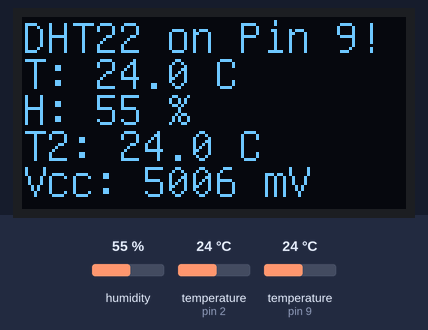
A sketch run on a simulated Arduino Uno, built with avr-gcc and run on an emulated ATmega328P. Parts: 128×64 one-colour display. The inputs (shaded band) are chosen by the test bench; at power-on: humidity 55 %, temperature (sensors on pin 2, pin 9) 24 °C.

Above: at 3.9 s.
4.0 s: humidity set to 22 %
At 7.9 s:
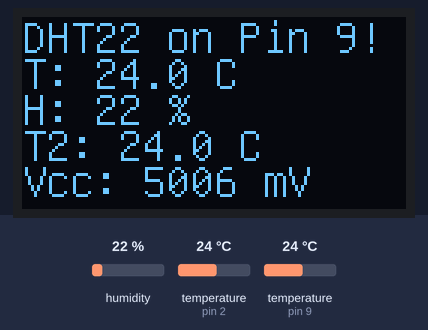
8.5 s: temperature (sensor on pin 2) set to 12 °C
At 10.3 s:
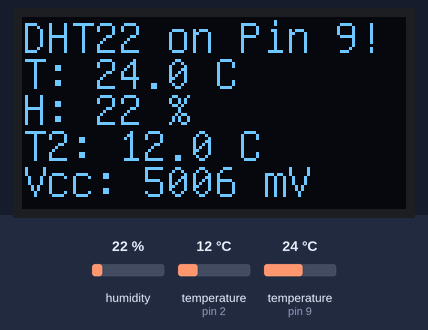
13.0 s: temperature (sensor on pin 9) set to 12 °C
At 17.5 s:
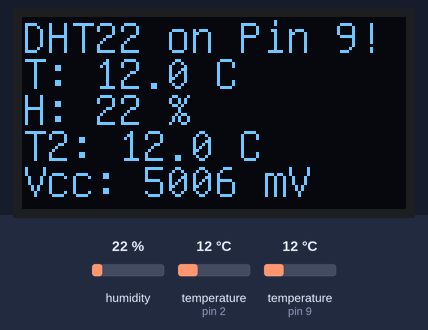
17.8 s: temperature (sensor on pin 2) set to 19 °C
At 19.8 s:
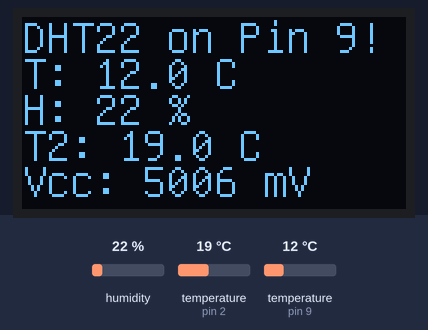
22.3 s: humidity set to 40 %
At 27.1 s:
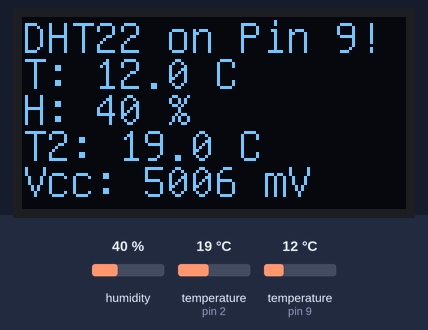
27.5 s: temperature (sensor on pin 2) set to 28 °C
At 29.8 s:
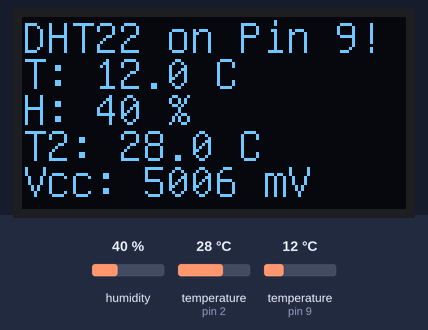
Timing chart, 0 to 31.3 s (numbered marks = the images above; inputs shaded):
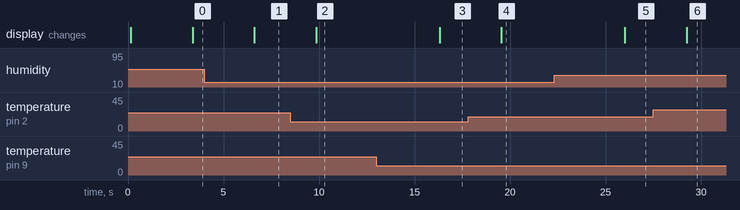

Measured:
- after the input at 4.0 s, the display: changes after 2.6 s (image 1)
- after the input at 8.5 s, the display: changes after 1.4 s (image 2)
- after the input at 13.0 s, the display: changes after 3.3 s (image 3)
- after the input at 17.8 s, the display: changes after 1.7 s (image 4)
- after the input at 22.3 s, the display: changes after 3.7 s (image 5)
- after the input at 27.5 s, the display: changes after 1.7 s (image 6)

The sketch:

DHT22_SSD1306_DS18B20.ino
```cpp
//#define USE_SERIAL
#define USE_DHT
#define USE_DS18B20
#define USE_NRF24
#define USE_DISPLAY

/**********************************
 * DHT22
 **********************************/

// Example testing sketch for various DHT humidity/temperature sensors
// Written by ladyada, public domain

#include "DHT.h"

#define DHTPIN 9     // what digital pin we're connected to

// Uncomment whatever type you're using!
//#define DHTTYPE DHT11   // DHT 11
#define DHTTYPE DHT22   // DHT 22  (AM2302), AM2321
//#define DHTTYPE DHT21   // DHT 21 (AM2301)

// Connect pin 1 (on the left) of the sensor to +5V
// NOTE: If using a board with 3.3V logic like an Arduino Due connect pin 1
// to 3.3V instead of 5V!
// Connect pin 2 of the sensor to whatever your DHTPIN is
// Connect pin 4 (on the right) of the sensor to GROUND
// Connect a 10K resistor from pin 2 (data) to pin 1 (power) of the sensor

// Initialize DHT sensor.
// Note that older versions of this library took an optional third parameter to
// tweak the timings for faster processors.  This parameter is no longer needed
// as the current DHT reading algorithm adjusts itself to work on faster procs.
DHT dht(DHTPIN, DHTTYPE);

/**********************************
 * DHT22
 **********************************/

/**********************************
 * DS18B20
 **********************************/
#include <OneWire.h>
#include <DallasTemperature.h>

#define ONE_WIRE_BUS 2

OneWire oneWire(ONE_WIRE_BUS);
DallasTemperature sensors(&oneWire);
/**********************************
 * DS18B20
 **********************************/

/**********************************
 * DISPLAY SSD1306
 **********************************/
#include "U8glib.h"

U8GLIB_SSD1306_128X64 u8g(U8G_I2C_OPT_NONE);    // I2C / TWI

/**********************************
 * DISPLAY SSD1306
 **********************************/

//--------------------------------------------------------------------------------------------------
// Read current supply voltage
//--------------------------------------------------------------------------------------------------
long readVcc() {
  bitClear(PRR, PRADC);
  ADCSRA |= bit(ADEN); // Enable the ADC
  long result;
  // Read 1.1V reference against Vcc
#if defined(__AVR_ATtiny84__)
  ADMUX = _BV(MUX5) | _BV(MUX0); // For ATtiny84
#else
  ADMUX = _BV(REFS0) | _BV(MUX3) | _BV(MUX2) | _BV(MUX1);  // For ATmega328
#endif
  delay(2); // Wait for Vref to settle
  ADCSRA |= _BV(ADSC); // Convert
  while (bit_is_set(ADCSRA,ADSC));
  result = ADCL;
  result |= ADCH<<8;
  result = 1126400L / result; // Back-calculate Vcc in mV
  ADCSRA &= ~ bit(ADEN);
  bitSet(PRR, PRADC); // Disable the ADC to save power
  return result;
}
//########################################################################################################################


void setup() {
  #ifdef USE_SERIAL
  Serial.begin(9600);
  Serial.println("DHT22 SSD1306 test!");
  #endif
  u8g.setColorIndex(1); //BW Display

  //u8g.setFont(u8g_font_8x13);
  //u8g.drawStr( 0, 57, "Hello World!");


  u8g.firstPage();
  do {
    u8g.setFont(u8g_font_unifont);
    u8g.drawStr( 0, 15, "DHT22 on Pin 9!");

  } while( u8g.nextPage() );

  dht.begin();

  //sensors.begin();
  //sensors.setResolution(10);

}

#define LH 12

void draw(float t, float h, float t_ds, long vcc)
{
   // graphic commands to redraw the complete screen should be placed here
  u8g.setFont(u8g_font_unifont);
  u8g.drawStr( 0, 1*LH, "DHT22 on Pin 9!");

  u8g.setPrintPos(0, 2*LH);
  u8g.print("T: ");
  u8g.print(t, 1);
  u8g.print(" C");

  u8g.setPrintPos(0, 3*LH);
  u8g.print("H: ");
  u8g.print(h, 0);
  u8g.print(" %");

  u8g.setPrintPos(0, 4*LH);
  u8g.print("T2: ");
  u8g.print(t_ds, 1);
  u8g.print(" C");

  u8g.setPrintPos(0, 5*LH);
  u8g.print("Vcc: ");
  u8g.print(vcc);
  u8g.print(" mV");

}

void loop() {

  // Wait a few seconds between measurements.
  delay(2000);

  // Reading temperature or humidity takes about 250 milliseconds!
  // Sensor readings may also be up to 2 seconds 'old' (its a very slow sensor)
  float h = dht.readHumidity();
  // Read temperature as Celsius (the default)
  float t = dht.readTemperature();
  // Read temperature as Fahrenheit (isFahrenheit = true)
  float f = dht.readTemperature(true);

  // Check if any reads failed and exit early (to try again).
  if (isnan(h) || isnan(t) || isnan(f)) {
    #ifdef USE_SERIAL
    Serial.println("Failed to read from DHT sensor!");
    #endif
    return;
  }

  // Compute heat index in Fahrenheit (the default)
  float hif = dht.computeHeatIndex(f, h);
  // Compute heat index in Celsius (isFahreheit = false)
  float hic = dht.computeHeatIndex(t, h, false);

  #ifdef USE_SERIAL
  Serial.print("Humidity: ");
  Serial.print(h);
  Serial.print(" %\t");
  Serial.print("Temperature: ");
  Serial.print(t);
  Serial.print(" *C ");
  Serial.print(f);
  Serial.print(" *F\t");
  Serial.print("Heat index: ");
  Serial.print(hic);
  Serial.print(" *C ");
  Serial.print(hif);
  Serial.println(" *F");
  #endif

/**********************************
 * DS18B20
 **********************************/
  sensors.requestTemperatures();
  float t_ds = sensors.getTempCByIndex(0);
  #ifdef USE_SERIAL
  Serial.print("DS18B20: ");
  Serial.print(t_ds);
  Serial.println(" *C ");
  #endif
/**********************************
 * DS18B20
 **********************************/


  long vcc = readVcc();
  #ifdef USE_SERIAL
  Serial.print("Voltage: ");
  Serial.print(vcc);
  Serial.println(" mV");
  #endif

    // picture loop
  u8g.firstPage();
  do {
    draw(t, h, t_ds, vcc);
  } while( u8g.nextPage() );

}
```
